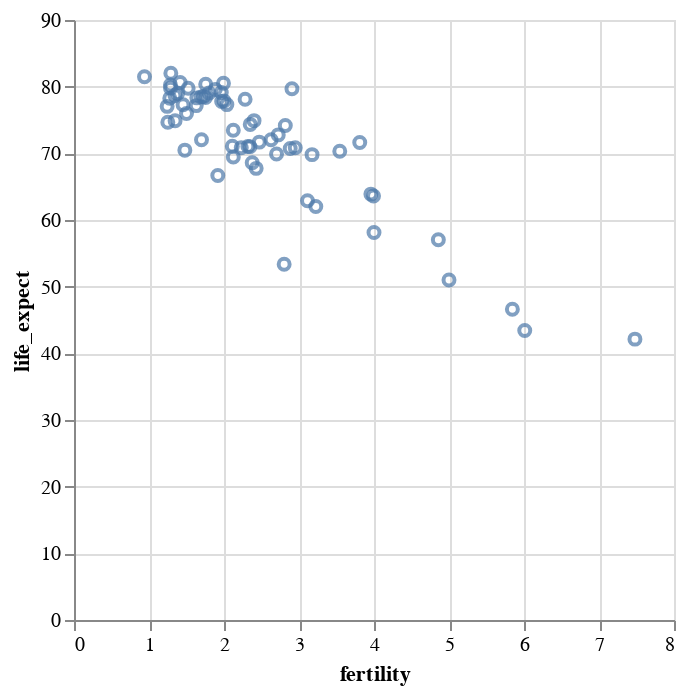

The code cell stored with this chart in its notebook:
### Code cell
# Solution
alt.Chart(df).mark_point().encode(
    alt.X('fertility:Q'),
    alt.Y('life_expect:Q')
)

### Figure 1 — Vega-Lite specification as saved in the notebook (floating-point values rounded to 4 significant figures)
{"config": {"view": {"continuousWidth": 300, "continuousHeight": 300}}, "data": {"name": "data-09d87fb78b5d0aac13c8554fddcef9aa"}, "mark": {"type": "point"}, "encoding": {"x": {"field": "fertility", "type": "quantitative"}, "y": {"field": "life_expect", "type": "quantitative"}}, "$schema": "https://vega.github.io/schema/vega-lite/v5.17.0.json", "datasets": {"data-09d87fb78b5d0aac13c8554fddcef9aa": [{"year": 2000, "country": "Afghanistan", "cluster": "South Asia", "pop": 23898198, "life_expect": 42.13, "fertility": 7.479}, {"year": 2000, "country": "Argentina", "cluster": "Americas", "pop": 37497728, "life_expect": 74.34, "fertility": 2.35}, {"year": 2000, "country": "Aruba", "cluster": "Americas", "pop": 69539, "life_expect": 73.45, "fertility": 2.124}, {"year": 2000, "country": "Australia", "cluster": "East Asia & Pacific", "pop": 19164620, "life_expect": 80.37, "fertility": 1.756}, {"year": 2000, "country": "Austria", "cluster": "Europe & Central Asia", "pop": 8113413, "life_expect": 78.98, "fertility": 1.382}, {"year": 2000, "country": "Bahamas", "cluster": "Americas", "pop": 290075, "life_expect": 71.07, "fertility": 2.111}, {"year": 2000, "country": "Bangladesh", "cluster": "South Asia", "pop": 130406594, "life_expect": 62.01, "fertility": 3.224}, {"year": 2000, "country": "Barbados", "cluster": "Americas", "pop": 273483, "life_expect": 75.97, "fertility": 1.5}, {"year": 2000, "country": "Belgium", "cluster": "Europe & Central Asia", "pop": 10263618, "life_expect": 78.32, "fertility": 1.638}, {"year": 2000, "country": "Bolivia", "cluster": "Americas", "pop": 8152620, "life_expect": 63.88, "fertility": 3.958}, {"year": 2000, "country": "Brazil", "cluster": "Americas", "pop": 175552771, "life_expect": 71.01, "fertility": 2.345}, {"year": 2000, "country": "Canada", "cluster": "Americas", "pop": 31278097, "life_expect": 79.77, "fertility": 1.522}, {"year": 2000, "country": "Chile", "cluster": "Americas", "pop": 15153450, "life_expect": 77.86, "fertility": 2.0}, {"year": 2000, "country": "China", "cluster": "East Asia & Pacific", "pop": 1262645000, "life_expect": 72.03, "fertility": 1.7}, {"year": 2000, "country": "Colombia", "cluster": "Americas", "pop": 39685655, "life_expect": 71.68, "fertility": 2.47}, {"year": 2000, "country": "Costa Rica", "cluster": "Americas", "pop": 3710558, "life_expect": 78.12, "fertility": 2.281}, {"year": 2000, "country": "Croatia", "cluster": "Europe & Central Asia", "pop": 4410830, "life_expect": 74.88, "fertility": 1.348}, {"year": 2000, "country": "Cuba", "cluster": "Americas", "pop": 11134273, "life_expect": 77.16, "fertility": 1.63}, {"year": 2000, "country": "Dominican Republic", "cluster": "Americas", "pop": 8385828, "life_expect": 70.85, "fertility": 2.95}, {"year": 2000, "country": "Ecuador", "cluster": "Americas", "pop": 12505204, "life_expect": 74.17, "fertility": 2.817}, {"year": 2000, "country": "Egypt", "cluster": "Middle East & North Africa", "pop": 70492342, "life_expect": 69.81, "fertility": 3.174}, {"year": 2000, "country": "El Salvador", "cluster": "Americas", "pop": 6122515, "life_expect": 70.73, "fertility": 2.883}, {"year": 2000, "country": "Finland", "cluster": "Europe & Central Asia", "pop": 5168595, "life_expect": 78.37, "fertility": 1.754}, {"year": 2000, "country": "France", "cluster": "Europe & Central Asia", "pop": 59381628, "life_expect": 79.59, "fertility": 1.883}, {"year": 2000, "country": "Georgia", "cluster": "Europe & Central Asia", "pop": 4777209, "life_expect": 70.48, "fertility": 1.478}, {"year": 2000, "country": "Germany", "cluster": "Europe & Central Asia", "pop": 82187909, "life_expect": 78.67, "fertility": 1.346}, {"year": 2000, "country": "Greece", "cluster": "Europe & Central Asia", "pop": 10559110, "life_expect": 78.26, "fertility": 1.277}, {"year": 2000, "country": "Grenada", "cluster": "Americas", "pop": 89312, "life_expect": 67.75, "fertility": 2.429}, {"year": 2000, "country": "Haiti", "cluster": "Americas", "pop": 7306302, "life_expect": 58.14, "fertility": 4.0}, {"year": 2000, "country": "Hong Kong", "cluster": "East Asia & Pacific", "pop": 6658720, "life_expect": 81.5, "fertility": 0.94}, {"year": 2000, "country": "Iceland", "cluster": "Europe & Central Asia", "pop": 281043, "life_expect": 80.5, "fertility": 1.993}, {"year": 2000, "country": "India", "cluster": "South Asia", "pop": 1007702000, "life_expect": 62.88, "fertility": 3.113}, {"year": 2000, "country": "Indonesia", "cluster": "East Asia & Pacific", "pop": 206265000, "life_expect": 68.59, "fertility": 2.376}, {"year": 2000, "country": "Iran", "cluster": "Middle East & North Africa", "pop": 65660289, "life_expect": 69.45, "fertility": 2.124}, {"year": 2000, "country": "Iraq", "cluster": "Middle East & North Africa", "pop": 22675617, "life_expect": 57.05, "fertility": 4.858}, {"year": 2000, "country": "Ireland", "cluster": "Europe & Central Asia", "pop": 3791690, "life_expect": 77.78, "fertility": 1.969}, {"year": 2000, "country": "Israel", "cluster": "Middle East & North Africa", "pop": 5842454, "life_expect": 79.7, "fertility": 2.906}, {"year": 2000, "country": "Italy", "cluster": "Europe & Central Asia", "pop": 57719337, "life_expect": 80.24, "fertility": 1.286}, {"year": 2000, "country": "Jamaica", "cluster": "Americas", "pop": 2615467, "life_expect": 72.05, "fertility": 2.628}, {"year": 2000, "country": "Japan", "cluster": "East Asia & Pacific", "pop": 126699784, "life_expect": 82.0, "fertility": 1.291}, {"year": 2000, "country": "Kenya", "cluster": "Sub-Saharan Africa", "pop": 29985839, "life_expect": 50.99, "fertility": 5.0}, {"year": 2000, "country": "South Korea", "cluster": "East Asia & Pacific", "pop": 21647682, "life_expect": 66.66, "fertility": 1.917}, {"year": 2000, "country": "North Korea", "cluster": "East Asia & Pacific", "pop": 47351083, "life_expect": 77.05, "fertility": 1.242}, {"year": 2000, "country": "Lebanon", "cluster": "Middle East & North Africa", "pop": 3578036, "life_expect": 71.03, "fertility": 2.319}, {"year": 2000, "country": "Mexico", "cluster": "Americas", "pop": 99926620, "life_expect": 74.9, "fertility": 2.401}, {"year": 2000, "country": "Netherlands", "cluster": "Europe & Central Asia", "pop": 15907853, "life_expect": 78.53, "fertility": 1.726}, {"year": 2000, "country": "New Zealand", "cluster": "East Asia & Pacific", "pop": 3819762, "life_expect": 79.11, "fertility": 1.964}, {"year": 2000, "country": "Nigeria", "cluster": "Sub-Saharan Africa", "pop": 114306700, "life_expect": 46.61, "fertility": 5.845}, {"year": 2000, "country": "Norway", "cluster": "Europe & Central Asia", "pop": 4492400, "life_expect": 79.05, "fertility": 1.801}, {"year": 2000, "country": "Pakistan", "cluster": "South Asia", "pop": 146342958, "life_expect": 63.61, "fertility": 3.994}, {"year": 2000, "country": "Peru", "cluster": "Americas", "pop": 25979722, "life_expect": 69.91, "fertility": 2.7}, {"year": 2000, "country": "Philippines", "cluster": "East Asia & Pacific", "pop": 79739825, "life_expect": 70.3, "fertility": 3.544}, {"year": 2000, "country": "Poland", "cluster": "Europe & Central Asia", "pop": 38654164, "life_expect": 74.67, "fertility": 1.251}, {"year": 2000, "country": "Portugal", "cluster": "Europe & Central Asia", "pop": 10335597, "life_expect": 77.29, "fertility": 1.454}, {"year": 2000, "country": "Rwanda", "cluster": "Sub-Saharan Africa", "pop": 7507056, "life_expect": 43.41, "fertility": 6.01}, {"year": 2000, "country": "Saudi Arabia", "cluster": "Middle East & North Africa", "pop": 23153090, "life_expect": 71.63, "fertility": 3.81}, {"year": 2000, "country": "South Africa", "cluster": "Sub-Saharan Africa", "pop": 44066197, "life_expect": 53.37, "fertility": 2.802}, {"year": 2000, "country": "Spain", "cluster": "Europe & Central Asia", "pop": 40016081, "life_expect": 79.78, "fertility": 1.287}, {"year": 2000, "country": "Switzerland", "cluster": "Europe & Central Asia", "pop": 7266920, "life_expect": 80.62, "fertility": 1.415}, {"year": 2000, "country": "Turkey", "cluster": "Europe & Central Asia", "pop": 65666677, "life_expect": 70.84, "fertility": 2.23}, {"year": 2000, "country": "United Kingdom", "cluster": "Europe & Central Asia", "pop": 59522468, "life_expect": 78.47, "fertility": 1.695}, {"year": 2000, "country": "United States", "cluster": "Americas", "pop": 282338631, "life_expect": 77.31, "fertility": 2.038}, {"year": 2000, "country": "Venezuela", "cluster": "Americas", "pop": 23542649, "life_expect": 72.77, "fertility": 2.723}]}}
